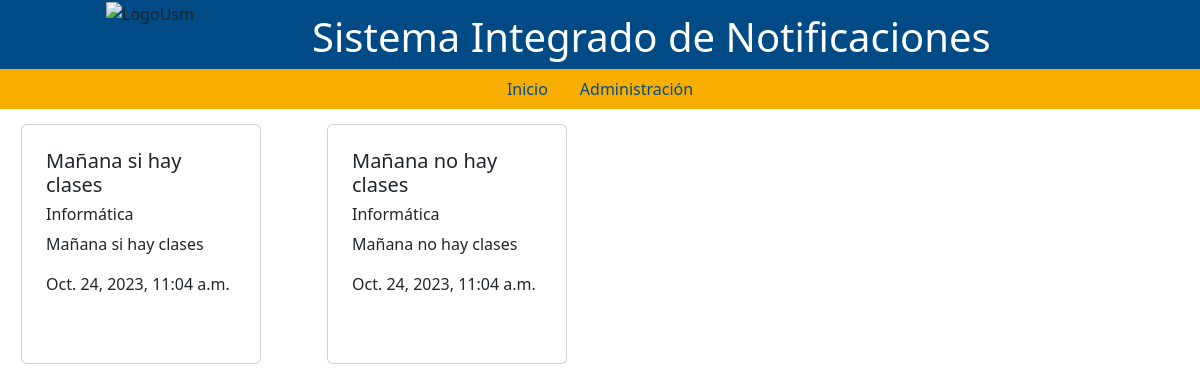
The page / on the database its author committed.
### miapp/models.py (models this page shows, shortened)
class Comunicado(models.Model):
    TIPO_CHOICES=[("S","Suspension de actividades"),
                 ("C","Suspension de clase"),
                 ("I","Informacion"),
    ]
    id = models.BigAutoField(primary_key=True)
    titulo = models.CharField(max_length=60)
    detalle = models.TextField()
    detalle_corto =models.TextField()
    tipo = models.CharField(max_length=1,choices=TIPO_CHOICES)
    entidad = models.ForeignKey(Entidad, on_delete=models.CASCADE)
    visible = models.BooleanField()
    fecha_publicacion = models.DateTimeField( auto_now_add=True)
    fecha_ultima_publicacion = models.DateField(auto_now=True)
    publicado_por=models.ForeignKey(User, on_delete=models.CASCADE, editable=False, null=True)
    modificado_por=models.ForeignKey(User, related_name="modificado_por", on_delete=models.CASCADE, editable=False, null=True)

class Entidad(models.Model):
    id = models.BigAutoField(primary_key=True)
    nombre = models.CharField(max_length=40,default='')
    logo = models.ImageField()

### miapp/views.py (the view)
# urls.py: path('',views.base,name="Home"),
def base(request):
    title = "Inicio"
    comunicados = Comunicado.objects.all()
    entidades=Entidad.objects.all()
    data = {
        "title": title,
        "comunicados":comunicados.order_by('-fecha_publicacion'),
        "entidades":entidades.order_by('-nombre'),
    }
    return render(request,'base.html/', data)

### miapp/templates/base.html (shortened to what this page needs)
{% load static%}
<!DOCTYPE html>
<html lang="en">
<head>
    <link href="static/miapp/css-bs/bootstrap.css" rel="stylesheet">
    <link rel="stylesheet" href="static/miapp/css/base.css">
</head>
    <body>
        <div class="container-fluid align-items-center" >
            <div class="row" id="cabecera">
                <div class="col col-sm-3 ">
                    <img  class="img-fluid" style="height: 100%;" src="{% static "miapp/img/usm-logo.svg" %}" alt="LogoUsm">
                </div>
                <div class="col-9 d-none d-sm-block" style="height: 100%;"  id="cabecera2" >
                    <h1> Sistema Integrado de Notificaciones </h1>
                </div>
            </div>
        </div>
            <nav id="navbar">
                <ul class="nav justify-content-center" >
                    <li class="nav-item">
                    <a style="color: #004B85; " class="nav-link" href="#">Inicio</a>
                    </li>
                    <li class="nav-item">
                    <a style="color: #004B85;" class="nav-link" href="http://127.0.0.1:8000/admin/">Administración</a>
                    </li>
                </ul>
            </nav>
            <div class="row d-xxl-none">
                {%for comunicado in comunicados %}
                {%if comunicado.visible == True%}
                <div class="col-xl-3 col-md-4 col-xs-12 " id="cartitas">
                    <div class="card mx-auto p-2" style="width: 15rem; height: 15rem; ;">
                        <div class="card-body">
                            <h5 class="card-titulo">{{comunicado.titulo}}</h5>
                            <h6 class="card-departamento">{{comunicado.entidad.nombre}}</h6>
                            <p class="card-text">{{comunicado.detalle_corto}}</p>
                            <p class="card-text">{{comunicado.fecha_publicacion}}</p>
                        </div>
                      </div>
                </div>
                {%endif%}
                {%endfor%}
            </div>
    </body>
</html>

### miapp/static/miapp/css/base.css (style rules this page uses)
* { margin:0; padding:0; }
#cabecera { background-color: #004B85; text-align: center; }
#cabecera2 { padding-top: 13px; text-align: left; color: white; }
#navbar { background-color: #F7AE00; }
#cartitas { padding-top: 15px; }

### rows shown on the page
Comunicado: titulo "Mañana si hay clases", entidad.nombre "Informática", detalle_corto "Mañana si hay clases", fecha_publicacion "Oct. 24, 2023, 11:04 a.m."
Comunicado: titulo "Mañana no hay clases", entidad.nombre "Informática", detalle_corto "Mañana no hay clases", fecha_publicacion "Oct. 24, 2023, 11:04 a.m."
